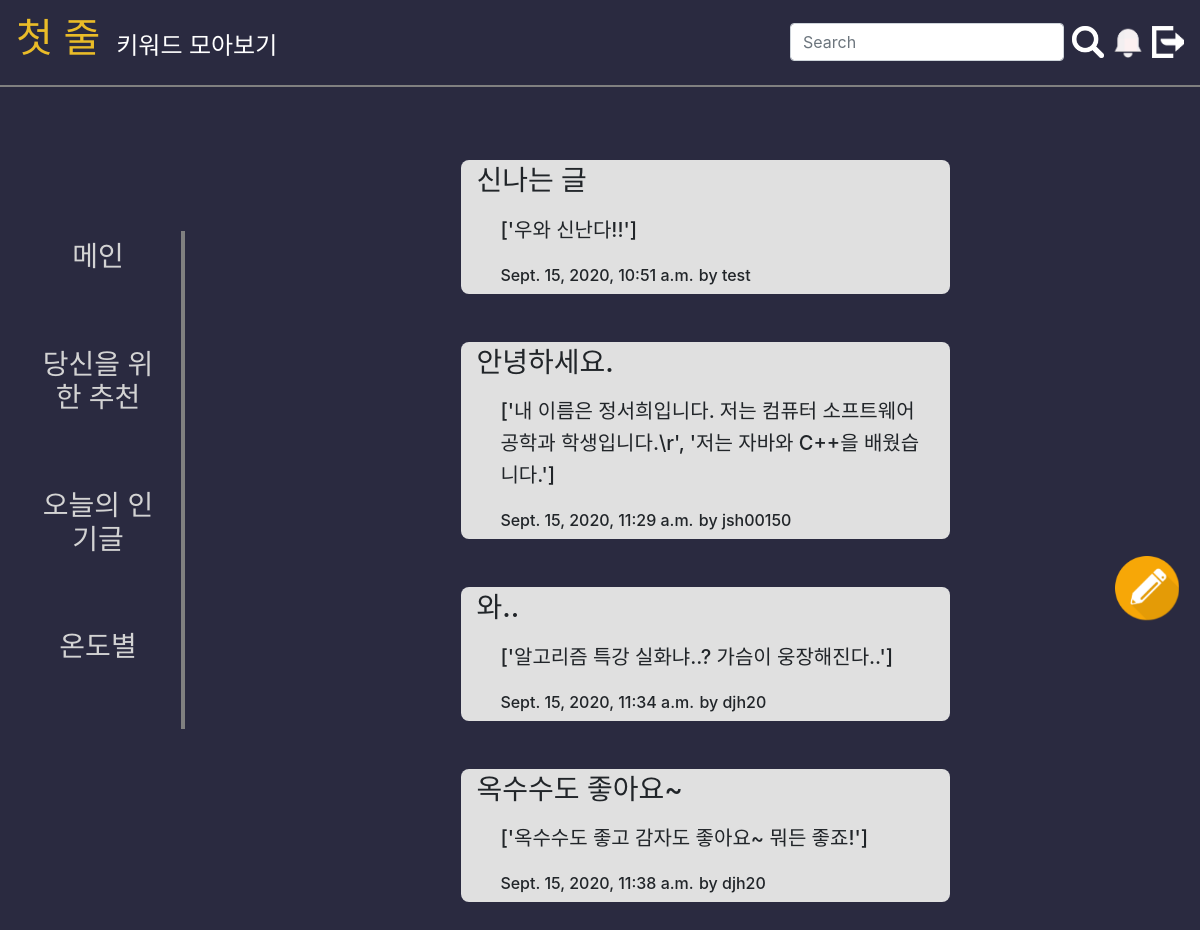
/post/hot (signed in), run on the app's committed database.
### post/models.py (models this page shows)
class Post(models.Model):
    objects = models.Manager()
    id = models.AutoField(primary_key=True)
    title = models.CharField(max_length = 20, null=False)
    content = models.TextField(max_length = 1000, null=False)
    user_id = models.name = models.ForeignKey(MemberInfo, on_delete=models.CASCADE, null=False)
    date_time= models.DateTimeField(auto_now=True, null=False)
    prob_p = models.FloatField(default = 0)
    prob_dp = models.FloatField(default = 0)
    prob_n = models.FloatField(default = 0)
    temperature = models.FloatField(default = 0)

### member/models.py (models this page shows)
class MemberInfo(models.Model):
    object = models.Manager()
    id = models.CharField(max_length = 20, primary_key = True)
    pw = models.CharField(max_length = 16)
    name = models.CharField(max_length = 10)
    age = models.IntegerField(max_length = 3)           # 100세 시대를 고려
    sex = models.IntegerField(max_length = 1)            # 1: 남성 0: 여성
    email = models.CharField(max_length = 30)
    phoneNumber = models.CharField(max_length = 13)
    address = models.CharField(max_length = 100)
    offerInfoAgree = models.IntegerField(max_length = 1) # 1: 동의  0: 비동의
    offerInfoAgreeDay = models.CharField(max_length = 14)# 년월일시분초  20201116232211
    creationDate = models.CharField(max_length =14)      # 년월일시분초
    classification = models.IntegerField(max_length = 1, null=True) # 관리자 회원 구분

### post/views.py (the view)
# urls.py: path('hot', views.read_hot, name='read_hot' ),
def read_hot(request):
    posts = Post.objects.filter(temperature__gte = 38.0)
    posts = replace_enter(posts)
    return render(request, 'post/read_hot.html', {'posts' : posts})

### post/views.py (called while the page is built)
def replace_enter(posts):
    for post in posts:
        post.content = post.content.split("\n")
        print(post.content)
        if isinstance(post.content, list):
            try:
                post.content.remove('')
            except Exception as ex:
                continue
    return posts

### post/templates/post/read_hot.html
{% extends "base_user.html" %}
{%  block sidebar %}
    {% include "siderBar_main_user.html" %}
{% endblock%}
{% block contentArea %}
<div class="ml-5 d-flex align-items-center justify-content-center row">
    {% if posts%}
        {% for post  in  posts%}
            {% include "./post_fragment.html" %}
        {% endfor %}
    {% endif %}
</div>
{% endblock contentArea %}
{% block floatingArea %}
    {% include "float_write_button_user.html" %}
{% endblock floatingArea %}

### post/templates/post/post_fragment.html
<div class="ml-5 w-20 col-md-7 mb-5 h-10 post_card pt-1">
    <span id="post_title" class="h3 mr-3">{{post.title}}</span>
    <div id="post_content" class="ml-4 h5 mt-3">{{post.content}}</div>
    <div id="post_state_area" class="ml-4 h5 mt-3">
        <span id="post_time" class="h6">{{post.date_time}}</span>
        <span id="post_user_id" class="h6">by {{post.user_id.id}}</span>
    </div>
</div>

### static/css/base.css (style rules this page uses)
html, body { background-color: #2a2a40; width: 100%; height: 100%; }
#post_content { line-height: 2rem; }
.post_card { background-color: #e0e0e0; border-radius: 0.5rem; }

### data on the page
Post: title "신나는 글", content "['우와 신난다!!']", date_time "Sept. 15, 2020, 10:51 a.m.", user_id.id "test"
Post: title "안녕하세요.", content "['내 이름은 정서희입니다. 저는 컴퓨터 소프트웨어 공학과 학생입니다.\\r', '저는 자바와 C++을 배웠습니다.']", date_time "Sept. 15, 2020, 11:29 a.m.", user_id.id "jsh00150"
Post: title "와..", content "['알고리즘 특강 실화냐..? 가슴이 웅장해진다..']", date_time "Sept. 15, 2020, 11:34 a.m.", user_id.id "djh20"
Post: title "옥수수도 좋아요~", content "['옥수수도 좋고 감자도 좋아요~ 뭐든 좋죠!']", date_time "Sept. 15, 2020, 11:38 a.m.", user_id.id "djh20"
